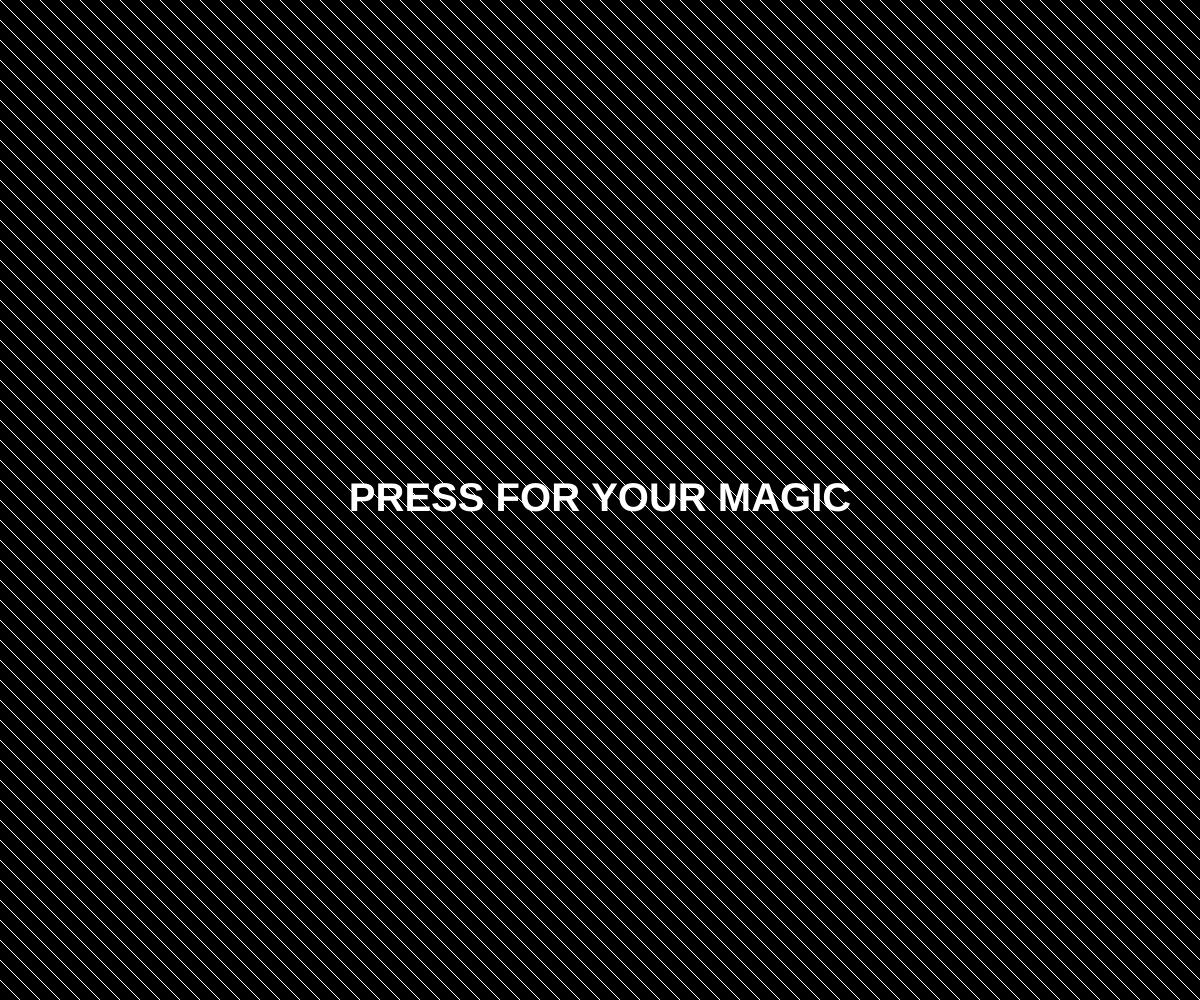
Frame 1 (no input)
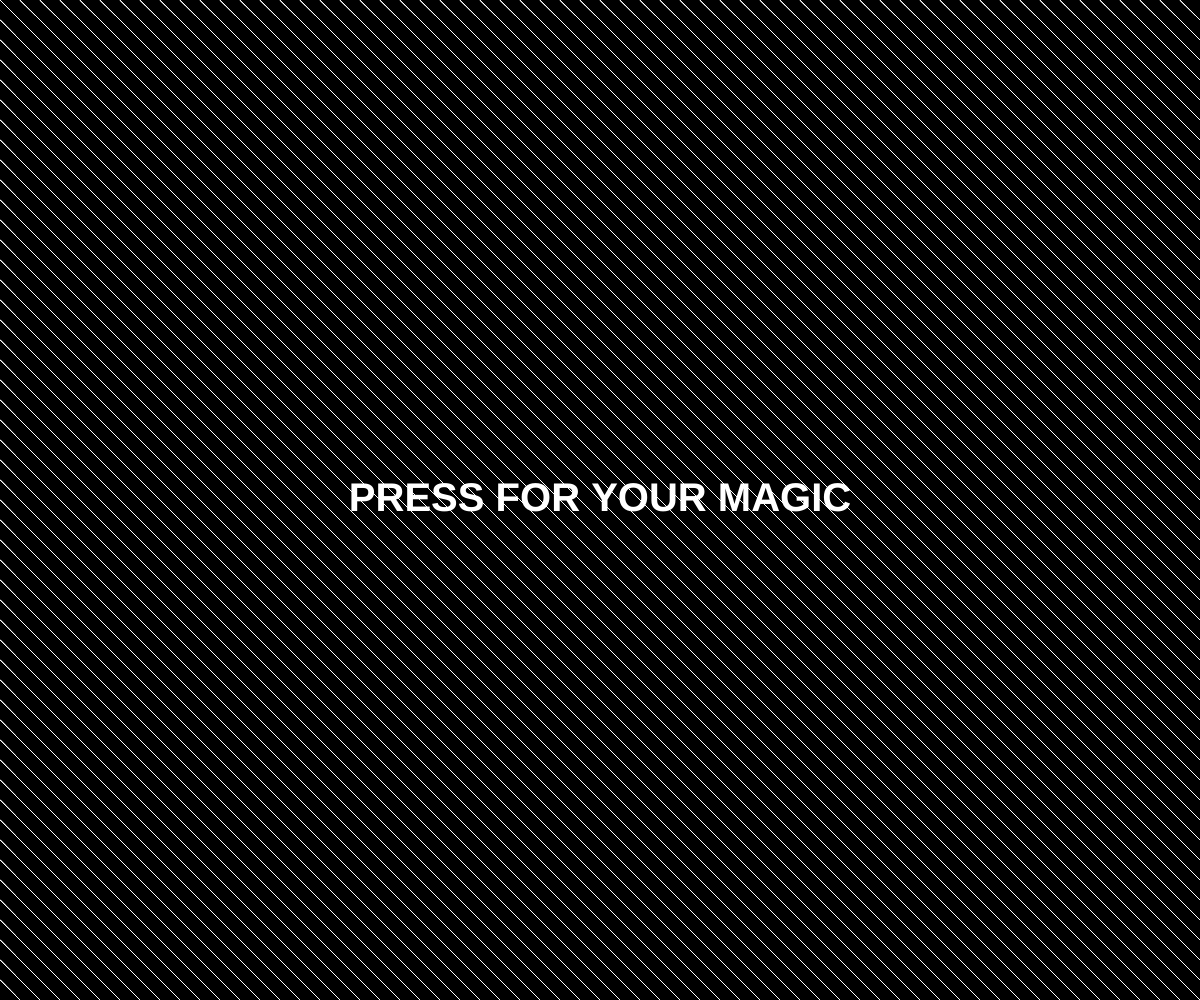
Frame 60 (no input)
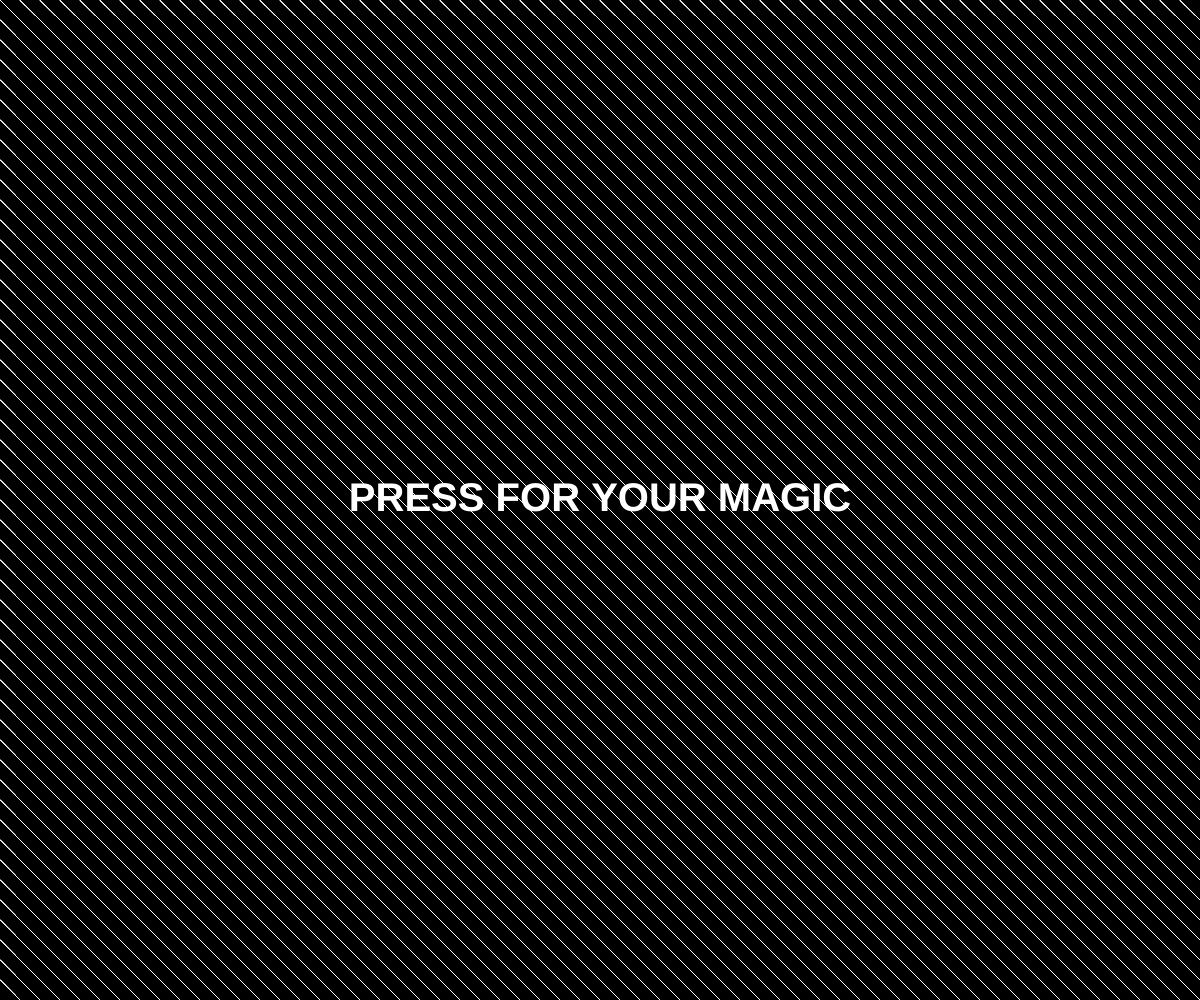
Frame 120 (the mouse pressed at the canvas centre since frame 60)

The p5.js sketch that drew these frames (run headless with seeded random() and noise() and a simulated clock; from frame 60 on, the mouse is pressed at the canvas centre):

// p5.js sketch
// ── sketch.js
var allLines = [];
var Line;

function preload() {

}

function setup() {
  createCanvas(windowWidth, windowHeight);
  background(0);

  noStroke();
  textAlign(CENTER, CENTER);
  textSize(40);
  textStyle(BOLD);
  fill(255);
  text('PRESS FOR YOUR MAGIC', windowWidth / 2, windowHeight / 2);

  for (var x = 0; x < windowWidth; x += 20) {
    for (var y = 0; y < windowHeight; y += 20) {

      tempx = x;
      tempy = y;
      tempx2 = x + 20;
      tempy2 = y + 20;
      var tempLine = new Line(tempx, tempy, tempx2, tempy2);

      allLines.push(tempLine);
    }
  }
}

function draw() {

  for (var i = 0; i < allLines.length; i++) {

    var tempLine = allLines[i];

    tempLine.clicked();
    tempLine.display();
  }
}

function Line(_x1, _y1, _x2, _y2) {
  this.turned = false;
  this.x1 = _x1;
  this.y1 = _y1;
  this.x2 = _x2;
  this.y2 = _y2;
  this.color = stroke('white');

  this.clicked = function() {
    if (mouseX > this.x1 && mouseX < this.x2 && mouseY > this.y1 && mouseY < this.y2 && mouseIsPressed) {
      this.turned = true;
    }
    if (this.turned == true) {
      this.x1 = _x1 + 20;
      this.x2 = _x2 - 20;
    }
  }
  this.display = function() {
  
    line(this.x1, this.y1, this.x2, this.y2);
  }
}
